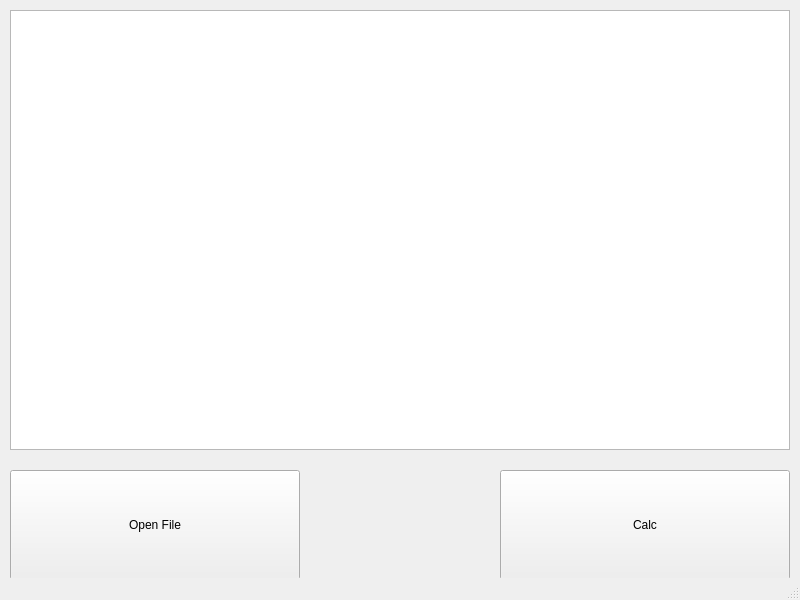
<?xml version="1.0" encoding="UTF-8"?>
<ui version="4.0">
 <class>MainWindow</class>
 <widget class="QMainWindow" name="MainWindow">
  <property name="geometry">
   <rect>
    <x>0</x>
    <y>0</y>
    <width>800</width>
    <height>600</height>
   </rect>
  </property>
  <property name="sizePolicy">
   <sizepolicy hsizetype="Expanding" vsizetype="Expanding">
    <horstretch>0</horstretch>
    <verstretch>0</verstretch>
   </sizepolicy>
  </property>
  <property name="minimumSize">
   <size>
    <width>800</width>
    <height>600</height>
   </size>
  </property>
  <property name="windowTitle">
   <string>Vectors</string>
  </property>
  <widget class="QWidget" name="centralwidget">
   <property name="sizePolicy">
    <sizepolicy hsizetype="Expanding" vsizetype="Expanding">
     <horstretch>0</horstretch>
     <verstretch>0</verstretch>
    </sizepolicy>
   </property>
   <property name="contextMenuPolicy">
    <enum>Qt::NoContextMenu</enum>
   </property>
   <property name="acceptDrops">
    <bool>false</bool>
   </property>
   <widget class="QTextEdit" name="textView">
    <property name="geometry">
     <rect>
      <x>10</x>
      <y>10</y>
      <width>780</width>
      <height>440</height>
     </rect>
    </property>
    <property name="lineWrapMode">
     <enum>QTextEdit::NoWrap</enum>
    </property>
    <property name="readOnly">
     <bool>true</bool>
    </property>
   </widget>
   <widget class="QPushButton" name="OpenButton">
    <property name="geometry">
     <rect>
      <x>10</x>
      <y>470</y>
      <width>290</width>
      <height>110</height>
     </rect>
    </property>
    <property name="text">
     <string>Open File</string>
    </property>
   </widget>
   <widget class="QPushButton" name="ActionButton">
    <property name="geometry">
     <rect>
      <x>500</x>
      <y>470</y>
      <width>290</width>
      <height>110</height>
     </rect>
    </property>
    <property name="text">
     <string>Calc</string>
    </property>
   </widget>
  </widget>
  <widget class="QMenuBar" name="menubar">
   <property name="geometry">
    <rect>
     <x>0</x>
     <y>0</y>
     <width>800</width>
     <height>22</height>
    </rect>
   </property>
  </widget>
  <widget class="QStatusBar" name="statusbar"/>
 </widget>
 <resources/>
 <connections/>
</ui>
